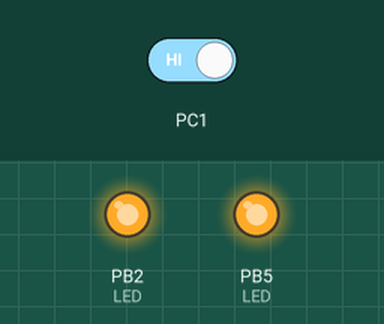
The program below on a simulated ATmega328P, built with avr-gcc and emulated at 16 MHz. Shown: output pins drawn as LEDs (lit = HIGH). The test bench sets the inputs (shaded band); at power-on: PC1 HIGH.

Above: at 1.2 s.
1.3 s: PC1 driven LOW
At 2.3 s:
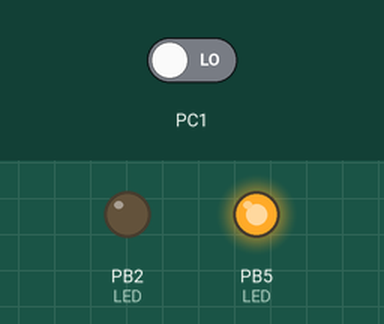
4.3 s: PC1 driven HIGH
At 4.8 s:
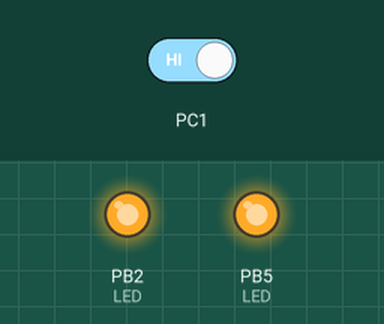
Timing chart, 0 to 7.3 s (numbered marks = the images above; inputs shaded):
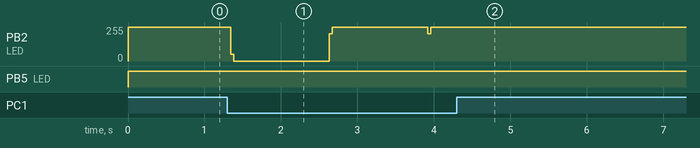

The program:

main.c
```c
/*
 * DA2C_T2_C_2.c
 *
 * Created: 3/23/2019 2:13:04 PM
 * Author : Migggy
 */
#include <avr/io.h>
#define F_CPU 16000000UL
#include <util/delay.h>
#include <avr/interrupt.h>
// Counts overflow
volatile uint8_t tof_detected;
// TIMER0 overflow interrupt
ISR(TIMER0_OVF_vect)
{
	// Number of overflow
	tof_detected++;
}
 void timer0_init()
{
	// Prescaler of 1024
	TCCR0B |= (1 << CS02)|(1 << CS00);
	// Start counter
	TCNT0 = 0;
	TIMSK0 |= (1 << TOIE0);
	sei();
	tof_detected = 0;
}
 void func(unsigned int of_detection_num, unsigned int tcount)
 {
	while(tof_detected != 0){
		// Check if overflow = of_detection_num
		if (tof_detected >= of_detection_num){
		// Check if timer reaches tcount
			if (TCNT0 >= tcount){
				PORTB ^= (1 << 2);    // Toggle LED
				TCNT0 = 0;            // Reset counter
				tof_detected = 0;     // Reset overflow
			}
		}
	}
}
int main(void)
{
	// Set LED to pin PB2
	DDRB |= (1 << 2);
	DDRB |= (1 << 5);
	PORTB ^= (1 << 5);    // LED off
	// Start timer
	timer0_init();
	// Continuous loop
	while(1)
	{
		if(!(PINC & (1<<PINC1))){
			PORTB ^= (1 << 2);    // LED off
			func(78, 165);
		}
		else
		PORTB |= (1<<2);	// LED off
	}
}
```

Measured:
- after the input at 1.3 s, PB2 (LED): 255/255 → 0/255 at once, → 255/255 1.3 s later
- after the input at 4.3 s, PB2 (LED): stops changing and stays 255/255
